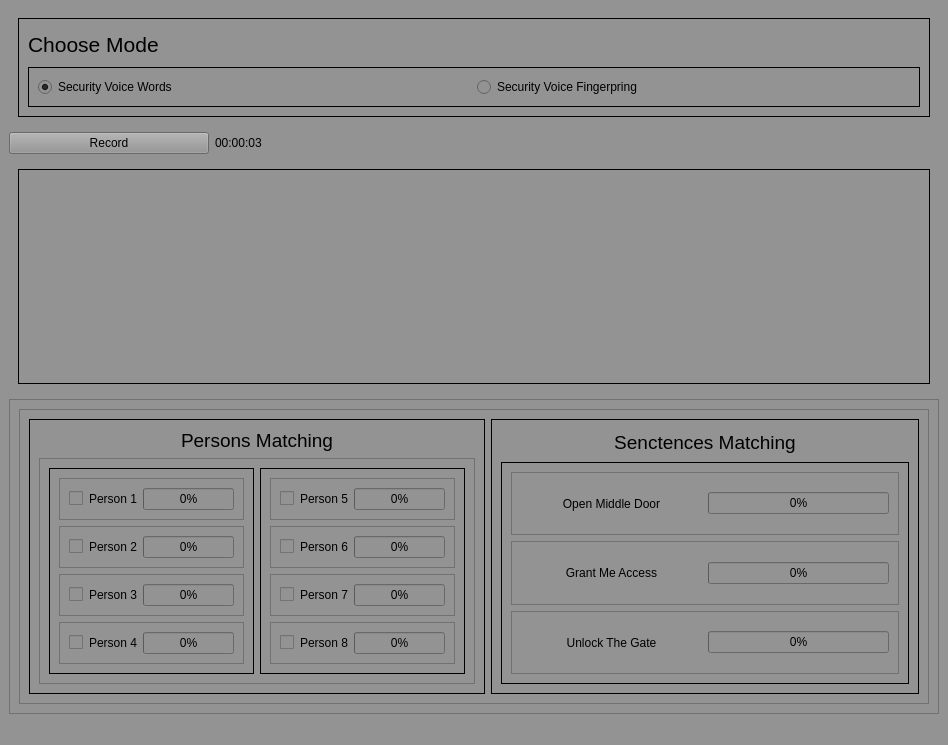
<?xml version="1.0" encoding="UTF-8"?>
<ui version="4.0">
 <class>MainWindow</class>
 <widget class="QMainWindow" name="MainWindow">
  <property name="geometry">
   <rect>
    <x>0</x>
    <y>0</y>
    <width>948</width>
    <height>745</height>
   </rect>
  </property>
  <property name="windowTitle">
   <string>MainWindow</string>
  </property>
  <property name="styleSheet">
   <string notr="true">background-color: rgb(147, 147, 147);</string>
  </property>
  <widget class="QWidget" name="centralwidget">
   <layout class="QGridLayout" name="gridLayout">
    <item row="3" column="0" rowspan="2" colspan="2">
     <widget class="QFrame" name="frame_3">
      <layout class="QHBoxLayout" name="horizontalLayout_19">
       <item>
        <widget class="QFrame" name="frame_19">
         <property name="frameShape">
          <enum>QFrame::Box</enum>
         </property>
         <property name="frameShadow">
          <enum>QFrame::Plain</enum>
         </property>
         <property name="midLineWidth">
          <number>1</number>
         </property>
         <layout class="QHBoxLayout" name="horizontalLayout_20"/>
        </widget>
       </item>
      </layout>
     </widget>
    </item>
    <item row="2" column="1">
     <widget class="QLabel" name="label_2">
      <property name="text">
       <string>00:00:03</string>
      </property>
     </widget>
    </item>
    <item row="5" column="0" colspan="2">
     <widget class="QFrame" name="frame_6">
      <property name="frameShape">
       <enum>QFrame::StyledPanel</enum>
      </property>
      <property name="frameShadow">
       <enum>QFrame::Raised</enum>
      </property>
      <layout class="QVBoxLayout" name="verticalLayout_3">
       <item>
        <widget class="QFrame" name="frame_10">
         <property name="frameShape">
          <enum>QFrame::StyledPanel</enum>
         </property>
         <property name="frameShadow">
          <enum>QFrame::Raised</enum>
         </property>
         <layout class="QHBoxLayout" name="horizontalLayout_6">
          <item>
           <widget class="QFrame" name="frame_7">
            <property name="frameShape">
             <enum>QFrame::Box</enum>
            </property>
            <property name="frameShadow">
             <enum>QFrame::Plain</enum>
            </property>
            <property name="lineWidth">
             <number>1</number>
            </property>
            <property name="midLineWidth">
             <number>1</number>
            </property>
            <layout class="QVBoxLayout" name="verticalLayout_5">
             <item>
              <widget class="QLabel" name="label_4">
               <property name="font">
                <font>
                 <pointsize>14</pointsize>
                </font>
               </property>
               <property name="text">
                <string>Persons Matching</string>
               </property>
               <property name="alignment">
                <set>Qt::AlignCenter</set>
               </property>
              </widget>
             </item>
             <item>
              <widget class="QFrame" name="frame_4">
               <property name="frameShape">
                <enum>QFrame::StyledPanel</enum>
               </property>
               <property name="frameShadow">
                <enum>QFrame::Raised</enum>
               </property>
               <layout class="QHBoxLayout" name="horizontalLayout_2">
                <item>
                 <widget class="QFrame" name="frame_8">
                  <property name="frameShape">
                   <enum>QFrame::Box</enum>
                  </property>
                  <property name="frameShadow">
                   <enum>QFrame::Plain</enum>
                  </property>
                  <property name="midLineWidth">
                   <number>1</number>
                  </property>
                  <layout class="QVBoxLayout" name="verticalLayout_2">
                   <item>
                    <widget class="QFrame" name="frame_13">
                     <property name="frameShape">
                      <enum>QFrame::StyledPanel</enum>
                     </property>
                     <property name="frameShadow">
                      <enum>QFrame::Raised</enum>
                     </property>
                     <layout class="QHBoxLayout" name="horizontalLayout_3">
                      <item>
                       <widget class="QCheckBox" name="checkBox">
                        <property name="text">
                         <string/>
                        </property>
                       </widget>
                      </item>
                      <item>
                       <widget class="QLabel" name="label_5">
                        <property name="text">
                         <string>Person 1</string>
                        </property>
                       </widget>
                      </item>
                      <item>
                       <widget class="QProgressBar" name="progressBar_16">
                        <property name="value">
                         <number>0</number>
                        </property>
                       </widget>
                      </item>
                     </layout>
                    </widget>
                   </item>
                   <item>
                    <widget class="QFrame" name="frame_12">
                     <property name="frameShape">
                      <enum>QFrame::StyledPanel</enum>
                     </property>
                     <property name="frameShadow">
                      <enum>QFrame::Raised</enum>
                     </property>
                     <layout class="QHBoxLayout" name="horizontalLayout_4">
                      <item>
                       <widget class="QCheckBox" name="checkBox_2">
                        <property name="text">
                         <string/>
                        </property>
                       </widget>
                      </item>
                      <item>
                       <widget class="QLabel" name="label_6">
                        <property name="text">
                         <string>Person 2</string>
                        </property>
                       </widget>
                      </item>
                      <item>
                       <widget class="QProgressBar" name="progressBar_17">
                        <property name="value">
                         <number>0</number>
                        </property>
                       </widget>
                      </item>
                     </layout>
                    </widget>
                   </item>
                   <item>
                    <widget class="QFrame" name="frame_11">
                     <property name="frameShape">
                      <enum>QFrame::StyledPanel</enum>
                     </property>
                     <property name="frameShadow">
                      <enum>QFrame::Raised</enum>
                     </property>
                     <layout class="QHBoxLayout" name="horizontalLayout_5">
                      <item>
                       <widget class="QCheckBox" name="checkBox_3">
                        <property name="text">
                         <string/>
                        </property>
                       </widget>
                      </item>
                      <item>
                       <widget class="QLabel" name="label_7">
                        <property name="text">
                         <string>Person 3</string>
                        </property>
                       </widget>
                      </item>
                      <item>
                       <widget class="QProgressBar" name="progressBar_18">
                        <property name="value">
                         <number>0</number>
                        </property>
                       </widget>
                      </item>
                     </layout>
                    </widget>
                   </item>
                   <item>
                    <widget class="QFrame" name="frame_23">
                     <property name="frameShape">
                      <enum>QFrame::StyledPanel</enum>
                     </property>
                     <property name="frameShadow">
                      <enum>QFrame::Raised</enum>
                     </property>
                     <layout class="QHBoxLayout" name="horizontalLayout_7">
                      <item>
                       <widget class="QCheckBox" name="checkBox_4">
                        <property name="text">
                         <string/>
                        </property>
                       </widget>
                      </item>
                      <item>
                       <widget class="QLabel" name="label_11">
                        <property name="text">
                         <string>Person 4</string>
                        </property>
                       </widget>
                      </item>
                      <item>
                       <widget class="QProgressBar" name="progressBar">
                        <property name="value">
                         <number>0</number>
                        </property>
                       </widget>
                      </item>
                     </layout>
                    </widget>
                   </item>
                  </layout>
                 </widget>
                </item>
                <item>
                 <widget class="QFrame" name="frame_9">
                  <property name="frameShape">
                   <enum>QFrame::Box</enum>
                  </property>
                  <property name="frameShadow">
                   <enum>QFrame::Plain</enum>
                  </property>
                  <property name="midLineWidth">
                   <number>1</number>
                  </property>
                  <layout class="QVBoxLayout" name="verticalLayout_4">
                   <item>
                    <widget class="QFrame" name="frame_14">
                     <property name="frameShape">
                      <enum>QFrame::StyledPanel</enum>
                     </property>
                     <property name="frameShadow">
                      <enum>QFrame::Raised</enum>
                     </property>
                     <layout class="QHBoxLayout" name="horizontalLayout_9">
                      <item>
                       <widget class="QCheckBox" name="checkBox_5">
                        <property name="text">
                         <string/>
                        </property>
                       </widget>
                      </item>
                      <item>
                       <widget class="QLabel" name="label_8">
                        <property name="text">
                         <string>Person 5</string>
                        </property>
                       </widget>
                      </item>
                      <item>
                       <widget class="QProgressBar" name="progressBar_20">
                        <property name="value">
                         <number>0</number>
                        </property>
                       </widget>
                      </item>
                     </layout>
                    </widget>
                   </item>
                   <item>
                    <widget class="QFrame" name="frame_15">
                     <property name="frameShape">
                      <enum>QFrame::StyledPanel</enum>
                     </property>
                     <property name="frameShadow">
                      <enum>QFrame::Raised</enum>
                     </property>
                     <layout class="QHBoxLayout" name="horizontalLayout_8">
                      <item>
                       <widget class="QCheckBox" name="checkBox_6">
                        <property name="text">
                         <string/>
                        </property>
                       </widget>
                      </item>
                      <item>
                       <widget class="QLabel" name="label_9">
                        <property name="text">
                         <string>Person 6</string>
                        </property>
                       </widget>
                      </item>
                      <item>
                       <widget class="QProgressBar" name="progressBar_21">
                        <property name="value">
                         <number>0</number>
                        </property>
                       </widget>
                      </item>
                     </layout>
                    </widget>
                   </item>
                   <item>
                    <widget class="QFrame" name="frame_20">
                     <property name="frameShape">
                      <enum>QFrame::StyledPanel</enum>
                     </property>
                     <property name="frameShadow">
                      <enum>QFrame::Raised</enum>
                     </property>
                     <layout class="QHBoxLayout" name="horizontalLayout_10">
                      <item>
                       <widget class="QCheckBox" name="checkBox_7">
                        <property name="text">
                         <string/>
                        </property>
                       </widget>
                      </item>
                      <item>
                       <widget class="QLabel" name="label_10">
                        <property name="text">
                         <string>Person 7</string>
                        </property>
                       </widget>
                      </item>
                      <item>
                       <widget class="QProgressBar" name="progressBar_22">
                        <property name="value">
                         <number>0</number>
                        </property>
                       </widget>
                      </item>
                     </layout>
                    </widget>
                   </item>
                   <item>
                    <widget class="QFrame" name="frame_24">
                     <property name="frameShape">
                      <enum>QFrame::StyledPanel</enum>
                     </property>
                     <property name="frameShadow">
                      <enum>QFrame::Raised</enum>
                     </property>
                     <layout class="QHBoxLayout" name="horizontalLayout_11">
                      <item>
                       <widget class="QCheckBox" name="checkBox_8">
                        <property name="text">
                         <string/>
                        </property>
                       </widget>
                      </item>
                      <item>
                       <widget class="QLabel" name="label_12">
                        <property name="text">
                         <string>Person 8</string>
                        </property>
                       </widget>
                      </item>
                      <item>
                       <widget class="QProgressBar" name="progressBar_2">
                        <property name="value">
                         <number>0</number>
                        </property>
                       </widget>
                      </item>
                     </layout>
                    </widget>
                   </item>
                  </layout>
                 </widget>
                </item>
               </layout>
              </widget>
             </item>
            </layout>
           </widget>
          </item>
          <item>
           <widget class="QFrame" name="frame_5">
            <property name="frameShape">
             <enum>QFrame::Box</enum>
            </property>
            <property name="frameShadow">
             <enum>QFrame::Plain</enum>
            </property>
            <property name="midLineWidth">
             <number>1</number>
            </property>
            <layout class="QVBoxLayout" name="verticalLayout_6">
             <item>
              <widget class="QLabel" name="label_3">
               <property name="sizePolicy">
                <sizepolicy hsizetype="Preferred" vsizetype="Fixed">
                 <horstretch>0</horstretch>
                 <verstretch>0</verstretch>
                </sizepolicy>
               </property>
               <property name="maximumSize">
                <size>
                 <width>16777215</width>
                 <height>27</height>
                </size>
               </property>
               <property name="font">
                <font>
                 <pointsize>14</pointsize>
                </font>
               </property>
               <property name="text">
                <string>Senctences Matching</string>
               </property>
               <property name="alignment">
                <set>Qt::AlignCenter</set>
               </property>
              </widget>
             </item>
             <item>
              <widget class="QFrame" name="frame_22">
               <property name="frameShape">
                <enum>QFrame::Box</enum>
               </property>
               <property name="frameShadow">
                <enum>QFrame::Plain</enum>
               </property>
               <property name="midLineWidth">
                <number>1</number>
               </property>
               <layout class="QVBoxLayout" name="verticalLayout_8">
                <item>
                 <widget class="QFrame" name="frame_16">
                  <property name="frameShape">
                   <enum>QFrame::StyledPanel</enum>
                  </property>
                  <property name="frameShadow">
                   <enum>QFrame::Raised</enum>
                  </property>
                  <layout class="QHBoxLayout" name="horizontalLayout_16">
                   <item>
                    <widget class="QLabel" name="label_17">
                     <property name="sizePolicy">
                      <sizepolicy hsizetype="Expanding" vsizetype="Preferred">
                       <horstretch>0</horstretch>
                       <verstretch>0</verstretch>
                      </sizepolicy>
                     </property>
                     <property name="layoutDirection">
                      <enum>Qt::LeftToRight</enum>
                     </property>
                     <property name="text">
                      <string>Open Middle Door</string>
                     </property>
                     <property name="alignment">
                      <set>Qt::AlignCenter</set>
                     </property>
                    </widget>
                   </item>
                   <item>
                    <widget class="QProgressBar" name="progressBar_13">
                     <property name="value">
                      <number>0</number>
                     </property>
                    </widget>
                   </item>
                  </layout>
                 </widget>
                </item>
                <item>
                 <widget class="QFrame" name="frame_17">
                  <property name="frameShape">
                   <enum>QFrame::StyledPanel</enum>
                  </property>
                  <property name="frameShadow">
                   <enum>QFrame::Raised</enum>
                  </property>
                  <layout class="QHBoxLayout" name="horizontalLayout_17">
                   <item>
                    <widget class="QLabel" name="label_18">
                     <property name="sizePolicy">
                      <sizepolicy hsizetype="Expanding" vsizetype="Preferred">
                       <horstretch>0</horstretch>
                       <verstretch>0</verstretch>
                      </sizepolicy>
                     </property>
                     <property name="text">
                      <string>Grant Me Access</string>
                     </property>
                     <property name="alignment">
                      <set>Qt::AlignCenter</set>
                     </property>
                    </widget>
                   </item>
                   <item>
                    <widget class="QProgressBar" name="progressBar_14">
                     <property name="value">
                      <number>0</number>
                     </property>
                    </widget>
                   </item>
                  </layout>
                 </widget>
                </item>
                <item>
                 <widget class="QFrame" name="frame_18">
                  <property name="frameShape">
                   <enum>QFrame::StyledPanel</enum>
                  </property>
                  <property name="frameShadow">
                   <enum>QFrame::Raised</enum>
                  </property>
                  <layout class="QHBoxLayout" name="horizontalLayout_18">
                   <item>
                    <widget class="QLabel" name="label_19">
                     <property name="sizePolicy">
                      <sizepolicy hsizetype="Expanding" vsizetype="Preferred">
                       <horstretch>0</horstretch>
                       <verstretch>0</verstretch>
                      </sizepolicy>
                     </property>
                     <property name="text">
                      <string>Unlock The Gate</string>
                     </property>
                     <property name="alignment">
                      <set>Qt::AlignCenter</set>
                     </property>
                    </widget>
                   </item>
                   <item>
                    <widget class="QProgressBar" name="progressBar_15">
                     <property name="value">
                      <number>0</number>
                     </property>
                    </widget>
                   </item>
                  </layout>
                 </widget>
                </item>
               </layout>
              </widget>
             </item>
            </layout>
           </widget>
          </item>
         </layout>
        </widget>
       </item>
      </layout>
     </widget>
    </item>
    <item row="0" column="0" colspan="2">
     <widget class="QFrame" name="frame_2">
      <layout class="QVBoxLayout" name="verticalLayout">
       <item>
        <widget class="QFrame" name="frame_21">
         <property name="styleSheet">
          <string notr="true"/>
         </property>
         <property name="frameShape">
          <enum>QFrame::Box</enum>
         </property>
         <property name="frameShadow">
          <enum>QFrame::Plain</enum>
         </property>
         <property name="midLineWidth">
          <number>1</number>
         </property>
         <layout class="QVBoxLayout" name="verticalLayout_7">
          <item>
           <widget class="QLabel" name="label">
            <property name="font">
             <font>
              <pointsize>16</pointsize>
             </font>
            </property>
            <property name="text">
             <string>Choose Mode</string>
            </property>
           </widget>
          </item>
          <item>
           <widget class="QFrame" name="frame">
            <property name="font">
             <font>
              <pointsize>12</pointsize>
             </font>
            </property>
            <property name="frameShape">
             <enum>QFrame::Box</enum>
            </property>
            <property name="frameShadow">
             <enum>QFrame::Plain</enum>
            </property>
            <property name="lineWidth">
             <number>1</number>
            </property>
            <property name="midLineWidth">
             <number>1</number>
            </property>
            <layout class="QHBoxLayout" name="horizontalLayout">
             <item>
              <widget class="QRadioButton" name="radioButton">
               <property name="text">
                <string>Security Voice Words</string>
               </property>
               <property name="checked">
                <bool>true</bool>
               </property>
              </widget>
             </item>
             <item>
              <widget class="QRadioButton" name="radioButton_2">
               <property name="text">
                <string>Security Voice Fingerpring</string>
               </property>
              </widget>
             </item>
            </layout>
           </widget>
          </item>
         </layout>
        </widget>
       </item>
      </layout>
     </widget>
    </item>
    <item row="2" column="0">
     <widget class="QPushButton" name="pushButton">
      <property name="maximumSize">
       <size>
        <width>200</width>
        <height>16777215</height>
       </size>
      </property>
      <property name="text">
       <string>Record</string>
      </property>
      <property name="icon">
       <iconset>
        <normaloff>Images/Record.png</normaloff>Images/Record.png</iconset>
      </property>
     </widget>
    </item>
   </layout>
  </widget>
  <widget class="QMenuBar" name="menubar">
   <property name="geometry">
    <rect>
     <x>0</x>
     <y>0</y>
     <width>948</width>
     <height>21</height>
    </rect>
   </property>
  </widget>
  <widget class="QStatusBar" name="statusbar"/>
 </widget>
 <resources/>
 <connections/>
</ui>
